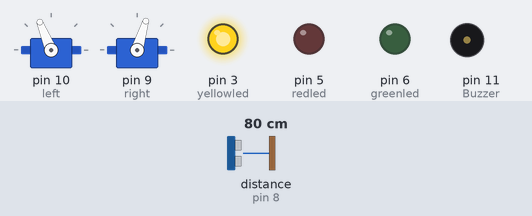
This sketch was run on a simulated Arduino Uno, built with avr-gcc and run on an emulated ATmega328P. Parts: 2 × servo, output pins drawn as LEDs (lit = HIGH), buzzer (waves = sounding, pin HIGH). The inputs (shaded band) are chosen by the test bench; at power-on: distance to the obstacle (sensor on pin 8) 80 cm. The echo pulse lasts 58.3 µs per cm.

Above: at 1.2 s.
1.3 s: distance to the obstacle (sensor on pin 8) set to 12 cm
2.8 s: distance to the obstacle (sensor on pin 8) set to 9 cm
At 3.2 s:
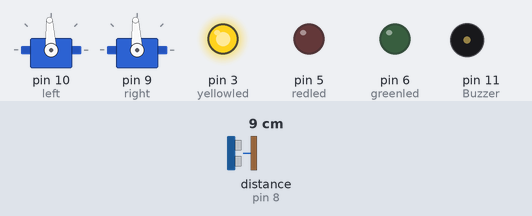
4.3 s: distance to the obstacle (sensor on pin 8) set to 18 cm
At 5.2 s:
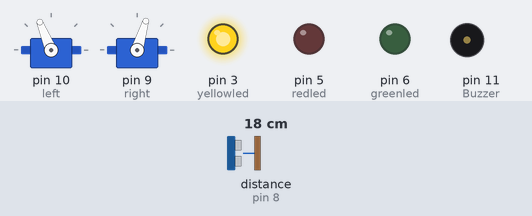
5.8 s: distance to the obstacle (sensor on pin 8) set to 2 cm
At 52.0 s:
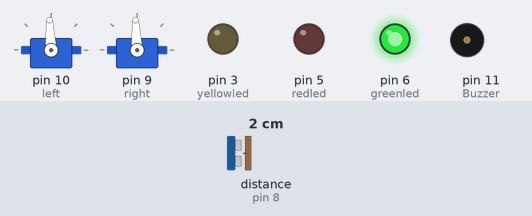
Timing chart, 0 to 52.5 s (numbered marks = the images above; inputs shaded):
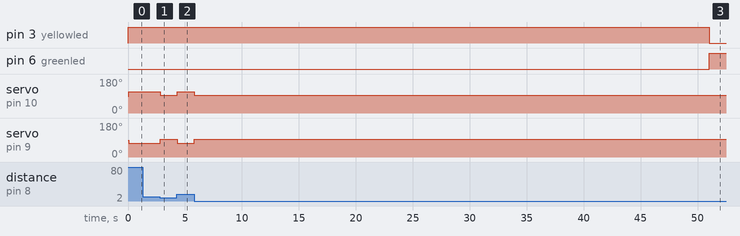

The sketch:

User_Program4_2.ino
```cpp
/*Software 1073 Arduino BoeBots
User Program
Method stubs are pre-made. add your own code to complete the challenge!

Program Task: Have the robot cycle the leds while driving, but if it sees a wall, stop and beep the buzzer
Feel free to view the example program within the same folder if you need help!
*/

#include <Servo.h>
#include<NewPing.h>


int Trigger_Pin = 12;
int Echo_Pin = 8;
int max_distance = 200;
NewPing sonar(Trigger_Pin, Echo_Pin, max_distance);
int Buzzer = 11;
int redled = 5;
int yellowled = 3;
int greenled = 6;
int counter = 0;


Servo left;
Servo right;

int getDistance() {
  delay(50);
  int ping = sonar.ping();
  int centd = ping/US_ROUNDTRIP_CM;
  return centd;
}


void setup(){
left.attach(10);
right.attach(9);
pinMode(Buzzer, OUTPUT);
pinMode(redled, OUTPUT);
pinMode(greenled, OUTPUT);
pinMode(yellowled, OUTPUT);
}

void loop(){
counter += 1;
if(counter < 1000) {
digitalWrite(redled, LOW);
digitalWrite(yellowled, HIGH);
}
else if(counter < 2000) {
digitalWrite(yellowled, LOW);
digitalWrite(greenled, HIGH);
}
else if(counter < 3000) {
digitalWrite(greenled, LOW);
digitalWrite(redled, HIGH);
}
else  {
counter = 0;
}

if(getDistance() > 10)
  drive();
else  {
  left.writeMicroseconds(1500);
  right.writeMicroseconds(1500);
}
}

void drive(){
left.writeMicroseconds(1700);
right.writeMicroseconds(1300);
}
```

Measured:
- the behaviour switches between 11 and 10 cm on distance to the obstacle (sensor on pin 8) (found by bisection; images 0 and 1)
- after the input at 1.3 s, every drawn part: stays the same
- after the input at 2.8 s, servo on pin 10 (left): 112° → 93° at once; servo on pin 9 (right): 73° → 93° at once
- after the input at 4.3 s, servo on pin 10 (left): 93° → 112° at once; servo on pin 9 (right): 93° → 73° at once
- after the input at 5.8 s, pin 3 (yellowled): HIGH → LOW after 45.2 s instead of 46.1 s; pin 6 (greenled): LOW → HIGH after 45.2 s instead of 46.1 s; servo on pin 10 (left): 112° → 93° at once; servo on pin 9 (right): 73° → 93° at once
